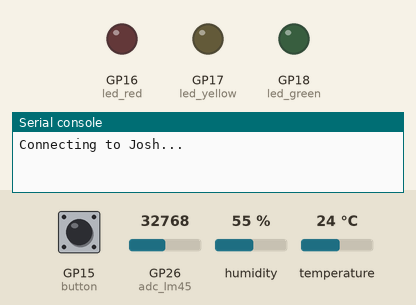
This program was run on a simulated Raspberry Pi Pico running CircuitPython. Parts: output pins drawn as LEDs (lit = HIGH), the last lines printed to the serial console. The inputs (shaded band) are chosen by the test bench; at power-on: GP15 (button) HIGH, GP26 (adc_lm45) = 32768, humidity 55 %, temperature 24 °C (analog values on the 0–65535 scale). No MQTT or app messages arrive unless stated.

Above: at 0.1 s.
At 2.9 s:
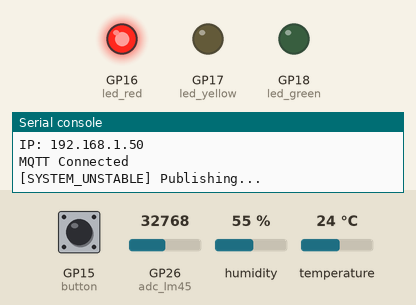
3.0 s: GP15 (button) pulled LOW for 2.6 s
At 5.2 s:
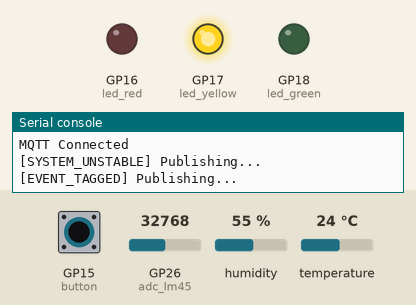
Timing chart, 0 to 8.0 s (numbered marks = the images above; inputs shaded):
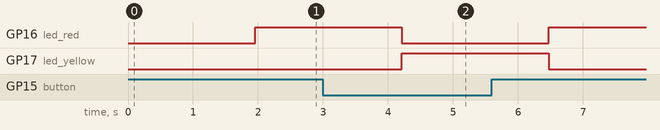

Measured:
- after the input at 3.0 s, GP16 (led_red): HIGH → LOW after 1.2 s, → HIGH 2.3 s later; GP17 (led_yellow): LOW → HIGH after 1.2 s, → LOW 2.3 s later

The program:

code.py
```python
import time
import board
import digitalio
import analogio
import adafruit_dht
import os
import wifi
import socketpool
import adafruit_minimqtt.adafruit_minimqtt as MQTT
import json

# Load env vars
try:
    WIFI_SSID = os.getenv("WIFI_SSID")
    WIFI_PASS = os.getenv("WIFI_PASSWORD")
    BROKER = os.getenv("BROKER")
    PORT = int(os.getenv("PORT"))
    DEVICE_ID = os.getenv("INATORNAME")
    TOPIC = os.getenv("INATORTOPIC")
    INTERVAL = int(os.getenv("ACQUIRETIME"))
except Exception as e:
    print(f"Config error: {e}")
    # Hard loop if config is missing
    while True: pass

# GPIO / Hardware Setup
led_red = digitalio.DigitalInOut(board.GP16)
led_yellow = digitalio.DigitalInOut(board.GP17)
led_green = digitalio.DigitalInOut(board.GP18)

for led in [led_red, led_yellow, led_green]:
    led.direction = digitalio.Direction.OUTPUT

# Button is active low (internal pull-up)
button = digitalio.DigitalInOut(board.GP15)
button.direction = digitalio.Direction.INPUT
button.pull = digitalio.Pull.UP

# Sensors
adc_lm45 = analogio.AnalogIn(board.GP26)
dht_device = None
try:
    dht_device = adafruit_dht.DHT11(board.GP28)
except:
    pass # DHT init often fails on first boot, handled in loop

# Network Connection
print(f"Connecting to {WIFI_SSID}...")
try:
    wifi.radio.connect(WIFI_SSID, WIFI_PASS)
    print(f"IP: {wifi.radio.ipv4_address}")

    pool = socketpool.SocketPool(wifi.radio)

    # Using unencrypted TCP for port 1883
    mqtt_client = MQTT.MQTT(
        broker=BROKER,
        port=PORT,
        socket_pool=pool,
        is_ssl=False
    )

    mqtt_client.connect()
    print("MQTT Connected")

except Exception as e:
    print(f"Network error: {e}")
    # Visual cue for network failure
    while True:
        led_red.value = not led_red.value
        time.sleep(0.2)

def get_sensors():
    # LM45: 10mV per degree C, but we send raw voltage for FAIR compliance
    raw = adc_lm45.value
    volts = (raw * 3.3) / 65535

    # Internal temp approx for onboard validation logic
    t_approx = volts * 100

    t_dht = None
    h_dht = None

    # DHT reads are timing-sensitive and can throw errors
    if dht_device:
        try:
            t_dht = dht_device.temperature
            h_dht = dht_device.humidity
        except RuntimeError:
            pass

    return volts, t_approx, t_dht, h_dht

def update_status(t_approx, t_ref, trigger_active):
    # Manual intervention takes priority
    if trigger_active:
        led_yellow.value = True
        led_red.value = False
        led_green.value = False
        return "EVENT_TAGGED"

    led_yellow.value = False

    # Check sensor divergence
    # If delta > 3.0C, flag system as unstable
    if t_ref is not None:
        delta = abs(t_approx - t_ref)
        if delta > 3.0:
            led_red.value = True
            led_green.value = False
            return "SYSTEM_UNSTABLE"

        led_red.value = False
        led_green.value = True
        return "SYSTEM_STABLE"

    # Default error state if reference sensor is offline
    led_red.value = True
    led_green.value = False
    return "SYSTEM_UNSTABLE"

# Main Loop
while True:
    try:
        volts, t_approx, t_ref, h_ref = get_sensors()
        btn_state = not button.value # Invert for active low

        status_msg = update_status(t_approx, t_ref, btn_state)

        payload = {
            "id": DEVICE_ID,
            "status": status_msg,
            "metrics": {
                "analogue_approx": round(t_approx, 2),
                "digital_ref": t_ref,
                "delta": round(abs(t_approx - t_ref), 2) if t_ref else None
            },
            "raw": {
                "v": round(volts, 4),
                "h": h_ref
            }
        }

        print(f"[{status_msg}] Publishing...")
        mqtt_client.publish(TOPIC, json.dumps(payload))

    except Exception as e:
        print(f"Error in loop: {e}")
        try:
            mqtt_client.reconnect()
        except:
            pass

    time.sleep(INTERVAL)
```
